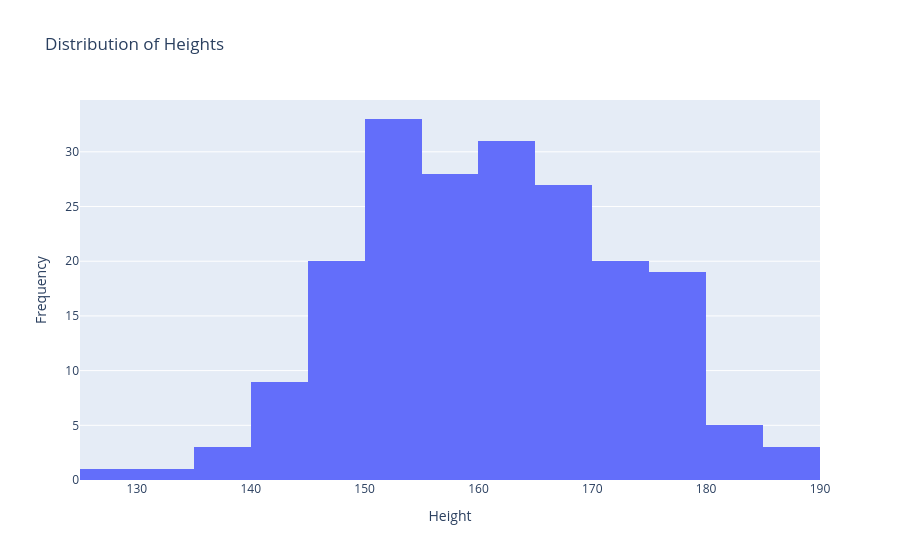

Notebook code for this chart:
### Markdown cell above
## 4.Histogram: 
 A histogram is used to represent continuous data in the form of bar. Each bar has discrete values in bar graphs, whereas in histograms, we have bars representing a range of values. Histograms show frequency distributions. We can use histograms to visualize:
 
 * Students marks distribution
 * Frequency of waiting time of customers in a Bank

### Code cell
##Example 4: Let us illustrate the distribution of heights of 200 people using a histogram
import numpy as np
#Here we will concentrate on heights which are 160 and the standard deviation is 11
heights_array = np.random.normal(160, 11, 200)
## Use plotly express histogram chart function px.histogram.Provide input data x to the histogram
fig = px.histogram( x = heights_array, title="Distribution of Heights") 
# 为了让我们更好的理解这个图讲了什么，我们给x轴和y轴加上名字：
fig.update_layout( xaxis_title = 'Height', yaxis_title = 'Frequency')
# 最后，一步到位，画图：
fig.show()
# 这个图就很完美了：

### Figure 1 — Plotly figure (JSON) as saved in the notebook; plotly's stock layout.template omitted (floating-point values rounded to 4 significant figures; data arrays with more than 128 entries replaced by an {"elided": "..."} marker saying what was removed)
{"data": [{"bingroup": "x", "hovertemplate": "x=%{x}<br>count=%{y}<extra></extra>", "legendgroup": "", "marker": {"color": "#636efa", "pattern": {"shape": ""}}, "name": "", "orientation": "v", "showlegend": false, "type": "histogram", "x": {"elided": "200 float values"}, "xaxis": "x", "yaxis": "y"}], "layout": {"barmode": "relative", "legend": {"tracegroupgap": 0}, "title": {"text": "Distribution of Heights"}, "xaxis": {"anchor": "y", "domain": [0, 1], "title": {"text": "Height"}}, "yaxis": {"anchor": "x", "domain": [0, 1], "title": {"text": "Frequency"}}}}
